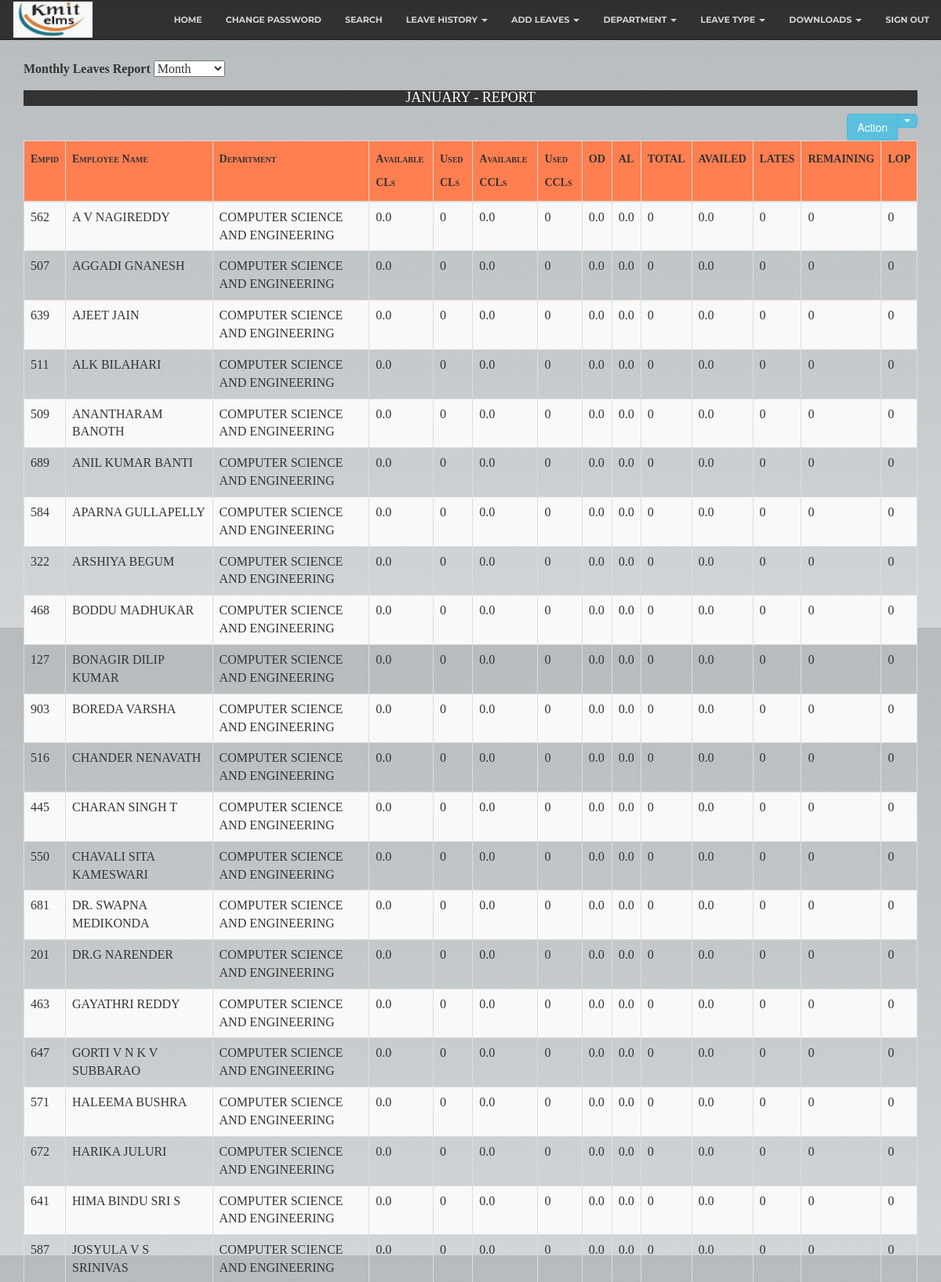
The page /monthlyreport.php?month=January (upper part) on the database its author committed.
### tables this page shows
CREATE TABLE `january` (
  `empid` int(11) NOT NULL,
  `cl` decimal(10,1) NOT NULL DEFAULT 0.0,
  `ccl` decimal(10,1) NOT NULL DEFAULT 0.0,
  `od` decimal(10,1) NOT NULL DEFAULT 0.0,
  `al` decimal(10,1) NOT NULL DEFAULT 0.0,
  `avail` decimal(10,1) NOT NULL DEFAULT 0.0,
  `lop` decimal(10,1) NOT NULL DEFAULT 0.0,
  `lates` int(20) NOT NULL,
  `icl` decimal(10,1) NOT NULL DEFAULT 0.0,
  `iccl` decimal(10,1) NOT NULL DEFAULT 0.0
);

CREATE TABLE `tblemployees` (
  `id` int(11) NOT NULL,
  `EmpId` varchar(10) NOT NULL,
  `FirstName` varchar(200) NOT NULL,
  `LastName` varchar(200) NOT NULL,
  `EmailId` varchar(200) NOT NULL,
  `Password` varchar(200) NOT NULL,
  `Gender` varchar(150) NOT NULL,
  `Dob` varchar(200) NOT NULL,
  `Department` varchar(150) NOT NULL,
  `Designation` varchar(100) NOT NULL,
  `Address` varchar(200) NOT NULL,
  `Phonenumber` char(20) NOT NULL,
  `Status` int(1) NOT NULL,
  `RegDate` timestamp NOT NULL DEFAULT current_timestamp(),
  `doj` date NOT NULL,
  `adharno` bigint(12) NOT NULL,
  `pancardno` varchar(100) NOT NULL,
  `jntu_uid` varchar(100) NOT NULL,
  `aicteid` varchar(100) NOT NULL
);

### monthlyreport.php (the view, shortened to what this page needs)
<?php
	include('includes/config.php');
	$conn=$dbh;
	$stmt = $conn->prepare('SELECT m.empid as empid,FirstName, LastName,Department, cl,ccl,od,al,avail,icl,iccl,lop,lates from '.$_GET['month'].' m join tblemployees e on e.EmpId=m.empid where e.status=1 order by Department,FirstName');
	$stmt->execute();
	$monthlydata = $stmt->fetchAll(PDO::FETCH_ASSOC);
	$monthresult = array();
	$cn=0;
	if($stmt->rowCount() > 0)
	{
		foreach($monthlydata as $row):
			$tot=$row['icl']+$row['iccl'];
			$remain=($tot-$row['avail']);
			if($remain>0)
				$lossofpay=$row['lop']+intval($row['lates']/3)*0.5;
			else
				$lossofpay=abs($tot-$row['avail'])+$row['lop']+intval($row['lates']/3)*0.5;
				$monthresult[$cn] = array(
					"Empid" => "".$row['empid'] ,
					"Employee Name" => "".strtoupper($row['FirstName'].' '.$row['LastName']) ,
					"Department" => "".$row['Department'] ,
				        "Available CLs" => "".$row['icl'],
					"Used CLs" => "".($row['icl']-$row['cl']) ,
					"Available CCLs" => "".($row['iccl']),
					"Used CCLs" =>"".($row['iccl']-$row['ccl']) ,
					"OD" => "".$row['od'] ,
					"AL" => "".$row['al'] ,
					"Total" => "".$tot ,
					"Availed" => "".$row['avail'] ,
					"Late Coming" => "".$row['lates'] ,
					"Remaining Leaves" => "".$remain ,
					"LOP" => "".$lossofpay
				);
				$cn=$cn+1;
		endforeach;
	}
?>
 	<link rel="stylesheet" href="https://maxcdn.bootstrapcdn.com/bootstrap/3.4.1/css/bootstrap.min.css">
	<link href="https://maxcdn.bootstrapcdn.com/bootstrap/3.3.0/css/bootstrap.min.css" rel="stylesheet" id="bootstrap-css">
<body>
	    <header>
		<?php
		require_once('adminheader.php');
		?>
     </header>
<div class="container">
		<h3 class="panel-title" style="line-height:35px;font-family:Georgia;"><b>Monthly Leaves Report </b></a>
		<select  class="custom-select" name="month" id="month" autocomplete="off" onchange="myFunction()">
			<option value="">Month</option>
		</select>
		</h3>
		<h4 style="align:center;color:#625750;font-family:Georgia;"><?php echo strtoupper($_GET['month']) ?> - REPORT </h4>
		<div class="btn-group pull-right">
		 <button type="button" class="btn btn-info">Action</button>
		  <button type="button" class="btn btn-info dropdown-toggle" data-toggle="dropdown" >
			<span class="caret"></span>
		  </button>
		  </div>
			   <table class="table table-striped table-responsive table-bordered" id="" cellspacing="0" border="2" style="table-layout: auto;width: 100%;" >
					<tr>
						<th class="th-sm" style="font: small-caps bold 14px/30px Georgia, serif;">Empid</th>
						<th class="th-sm" style="font: small-caps bold 14px/30px Georgia, serif;">Employee Name</th>
						<th class="th-sm" style="font: small-caps bold 14px/30px Georgia, serif;">Department</th>
						<th class="th-sm" style="font: small-caps bold 14px/30px Georgia, serif;">Available CLs</th>
						<th class="th-sm" style="font: small-caps bold 14px/30px Georgia, serif;">Used CLs</th>
						<th class="th-sm" style="font: small-caps bold 14px/30px Georgia, serif;">Available CCLs</th>
						<th class="th-sm" style="font: small-caps bold 14px/30px Georgia, serif;">Used CCLs</th>
						<th class="th-sm" style="font: small-caps bold 14px/30px Georgia, serif;">OD</th>
						<th class="th-sm" style="font: small-caps bold 14px/30px Georgia, serif;">AL</th>
						<th class="th-sm" style="font: small-caps bold 14px/30px Georgia, serif;">TOTAL</th>
						<th class="th-sm" style="font: small-caps bold 14px/30px Georgia, serif;">AVAILED</th>
						<th class="th-sm" style="font: small-caps bold 14px/30px Georgia, serif;">LATES</th>
						<th class="th-sm" style="font: small-caps bold 14px/30px Georgia, serif;">REMAINING</th>
						<th class="th-sm" style="font: small-caps bold 14px/30px Georgia, serif;">LOP</th>
					</tr>
					<tbody id="monthdata" name="monthdata" for="monthdata">
	<?php
						foreach($monthresult as $row): ?>
						<tr class="item">
						<td style="font-family: Lucida Fax;"><?php echo $row['Empid'];?></td>
						<td style="font-family:Lucida Fax;"><?php echo $row['Employee Name']?></td>
						<td style="font-family:Lucida Fax;"><?php echo $row['Department'];?></td>
						<td style="font-family:Lucida Fax;"><?php echo $row['Available CLs']; ?></td>
						<td style="font-family:Lucida Fax;"><?php echo $row['Used CLs'];?></td>
						<td style="font-family:Lucida Fax;"><?php echo $row['Available CCLs'];?></td>
						<td style="font-family:Lucida Fax;"><?php echo $row['Used CCLs']; ?></td>
						<td style="font-family:Lucida Fax;"><?php echo $row['OD']; ?></td>
						<td style="font-family:Lucida Fax;"><?php echo $row['AL']; ?></td>
						<td style="font-family:Lucida Fax;"><?php echo $row['Total']; ?></td>
						<td style="font-family:Lucida Fax;"><?php echo $row['Availed'];?></td>
						<td style="font-family:Lucida Fax;"><?php echo $row['Late Coming'];?></td>
						<td style="font-family:Lucida Fax;"><?php echo $row['Remaining Leaves'];?></td>
						<td style="font-family:Lucida Fax;"><?php echo $row['LOP'];?></td>
						</tr>
						<?php endforeach;
						?>
					</tbody>
				</table>
	</div>
    </body>

### monthlyreport.php (style rules this page uses)
.container { margin-top: 20px; }
th { font-size: 20px; cursor: pointer; background-color: coral; }

### adminheader.php (style rules this page uses)
body { font: 400 15px/1.8 Lato, sans-serif; color: #777; background: linear-gradient(0deg, rgba(202, 207, 210,0.8687850140056023) 0%, rgba(166, 172, 175 ,0.8211659663865546) 100%); }
h3, h4 { margin: 10px 0 30px 0; font-size: 20px; color: #111; }
.container { padding: 50px 40px; }
.btn { padding: 10px 20px; background-color: #333; color: #f1f1f1; border-radius: 0; transition: .2s; }
.modal-header, h4, .close { background-color: #333; color: #fff !important; text-align: center; font-size: 30px; }

### rows shown on the page
january: empid "562", Employee "A V NAGIREDDY", tblemployees.Department "COMPUTER SCIENCE AND ENGINEERING", Available "0.0", lates "0", od "0.0", al "0.0", Availed "0.0", lop "0"
january: empid "507", Employee "AGGADI GNANESH", tblemployees.Department "COMPUTER SCIENCE AND ENGINEERING", Available "0.0", lates "0", od "0.0", al "0.0", Availed "0.0", lop "0"
january: empid "639", Employee "AJEET JAIN", tblemployees.Department "COMPUTER SCIENCE AND ENGINEERING", Available "0.0", lates "0", od "0.0", al "0.0", Availed "0.0", lop "0"
january: empid "511", Employee "ALK BILAHARI", tblemployees.Department "COMPUTER SCIENCE AND ENGINEERING", Available "0.0", lates "0", od "0.0", al "0.0", Availed "0.0", lop "0"
january: empid "509", Employee "ANANTHARAM BANOTH", tblemployees.Department "COMPUTER SCIENCE AND ENGINEERING", Available "0.0", lates "0", od "0.0", al "0.0", Availed "0.0", lop "0"
january: empid "689", Employee "ANIL KUMAR BANTI", tblemployees.Department "COMPUTER SCIENCE AND ENGINEERING", Available "0.0", lates "0", od "0.0", al "0.0", Availed "0.0", lop "0"
january: empid "584", Employee "APARNA GULLAPELLY", tblemployees.Department "COMPUTER SCIENCE AND ENGINEERING", Available "0.0", lates "0", od "0.0", al "0.0", Availed "0.0", lop "0"
january: empid "322", Employee "ARSHIYA BEGUM", tblemployees.Department "COMPUTER SCIENCE AND ENGINEERING", Available "0.0", lates "0", od "0.0", al "0.0", Availed "0.0", lop "0"
january: empid "468", Employee "BODDU MADHUKAR", tblemployees.Department "COMPUTER SCIENCE AND ENGINEERING", Available "0.0", lates "0", od "0.0", al "0.0", Availed "0.0", lop "0"
january: empid "127", Employee "BONAGIR DILIP KUMAR", tblemployees.Department "COMPUTER SCIENCE AND ENGINEERING", Available "0.0", lates "0", od "0.0", al "0.0", Availed "0.0", lop "0"
january: empid "903", Employee "BOREDA VARSHA", tblemployees.Department "COMPUTER SCIENCE AND ENGINEERING", Available "0.0", lates "0", od "0.0", al "0.0", Availed "0.0", lop "0"
january: empid "516", Employee "CHANDER NENAVATH", tblemployees.Department "COMPUTER SCIENCE AND ENGINEERING", Available "0.0", lates "0", od "0.0", al "0.0", Availed "0.0", lop "0"
january: empid "445", Employee "CHARAN SINGH T", tblemployees.Department "COMPUTER SCIENCE AND ENGINEERING", Available "0.0", lates "0", od "0.0", al "0.0", Availed "0.0", lop "0"
january: empid "550", Employee "CHAVALI SITA KAMESWARI", tblemployees.Department "COMPUTER SCIENCE AND ENGINEERING", Available "0.0", lates "0", od "0.0", al "0.0", Availed "0.0", lop "0"
january: empid "681", Employee "DR. SWAPNA MEDIKONDA", tblemployees.Department "COMPUTER SCIENCE AND ENGINEERING", Available "0.0", lates "0", od "0.0", al "0.0", Availed "0.0", lop "0"
january: empid "201", Employee "DR.G NARENDER", tblemployees.Department "COMPUTER SCIENCE AND ENGINEERING", Available "0.0", lates "0", od "0.0", al "0.0", Availed "0.0", lop "0"
january: empid "463", Employee "GAYATHRI REDDY", tblemployees.Department "COMPUTER SCIENCE AND ENGINEERING", Available "0.0", lates "0", od "0.0", al "0.0", Availed "0.0", lop "0"
january: empid "647", Employee "GORTI V N K V SUBBARAO", tblemployees.Department "COMPUTER SCIENCE AND ENGINEERING", Available "0.0", lates "0", od "0.0", al "0.0", Availed "0.0", lop "0"
january: empid "571", Employee "HALEEMA BUSHRA", tblemployees.Department "COMPUTER SCIENCE AND ENGINEERING", Available "0.0", lates "0", od "0.0", al "0.0", Availed "0.0", lop "0"
january: empid "672", Employee "HARIKA JULURI", tblemployees.Department "COMPUTER SCIENCE AND ENGINEERING", Available "0.0", lates "0", od "0.0", al "0.0", Availed "0.0", lop "0"
january: empid "641", Employee "HIMA BINDU SRI S", tblemployees.Department "COMPUTER SCIENCE AND ENGINEERING", Available "0.0", lates "0", od "0.0", al "0.0", Availed "0.0", lop "0"
january: empid "587", Employee "JOSYULA V S SRINIVAS", tblemployees.Department "COMPUTER SCIENCE AND ENGINEERING", Available "0.0", lates "0", od "0.0", al "0.0", Availed "0.0", lop "0"

### other values the page prints
$_GET['month'] "JANUARY"
